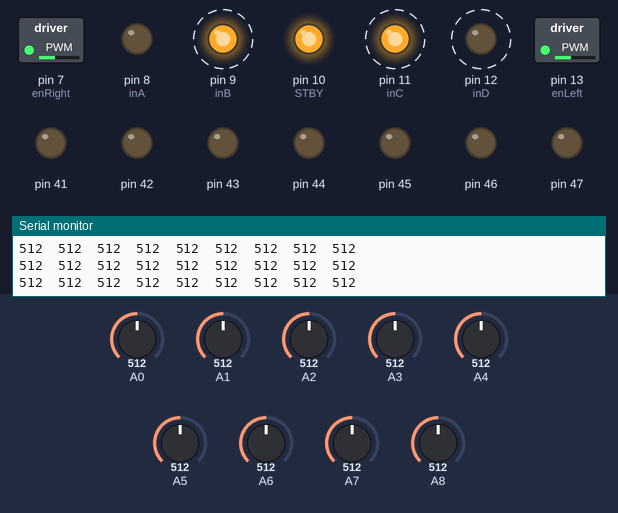
A sketch run on a simulated Arduino Mega 2560, built with avr-gcc and run on an emulated ATmega2560. Shown: switched loads named in the sketch (green lamp = pin HIGH), output pins drawn as LEDs (lit = HIGH), the last lines printed to the serial monitor. Dashed ring = blinking. The inputs (shaded band) are chosen by the test bench; at power-on: A0 = 512, A1 = 512, A4 = 512, A2 = 512, A3 = 512, A5 = 512, A6 = 512, A7 = 512, A8 = 512.

Above: at 0.84 s.
1.3 s: A0 set to 390
At 1.56 s:
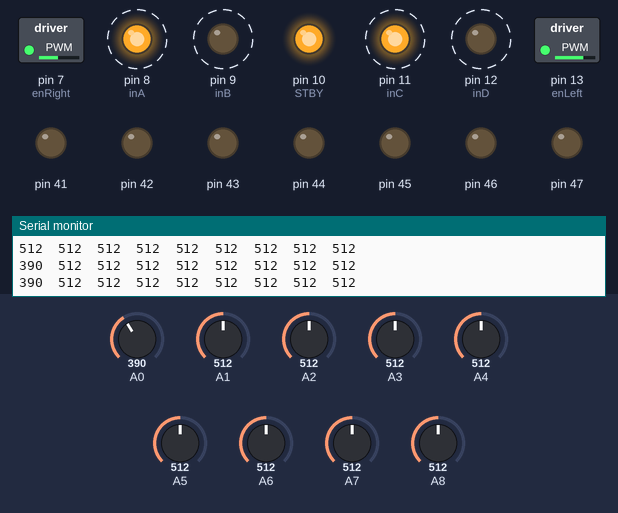
4.3 s: A1 set to 30
7.3 s: A4 set to 418
10.3 s: A4 set to 386
At 11.7 s:
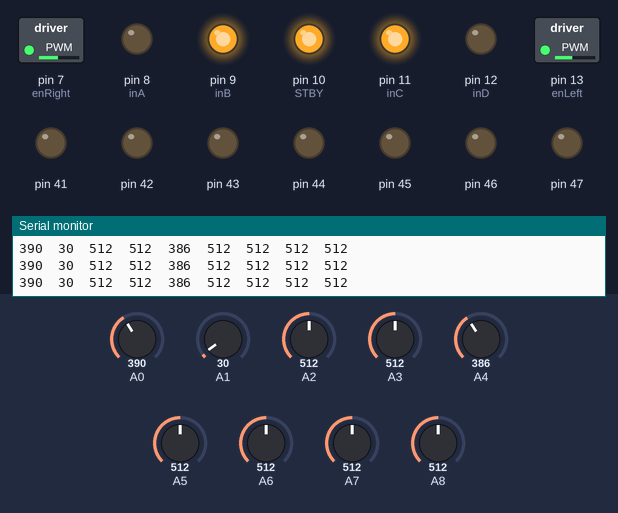
13.3 s: A4 set to 410
At 13.58 s:
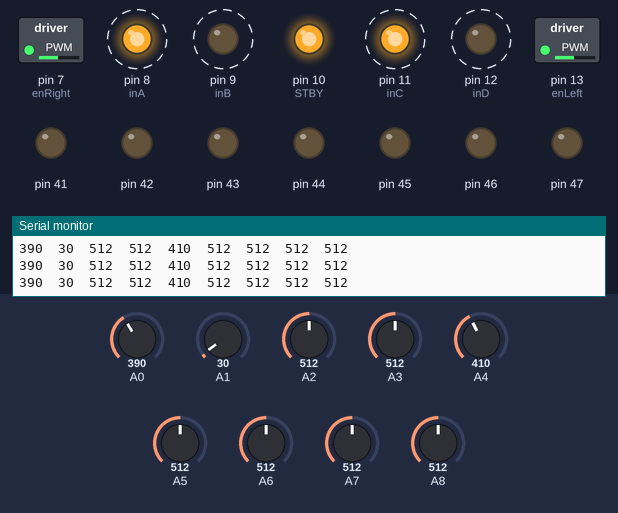
16.3 s: A2 set to 30
Timing chart, 0 to 20.3 s (numbered marks = the images above; inputs shaded):
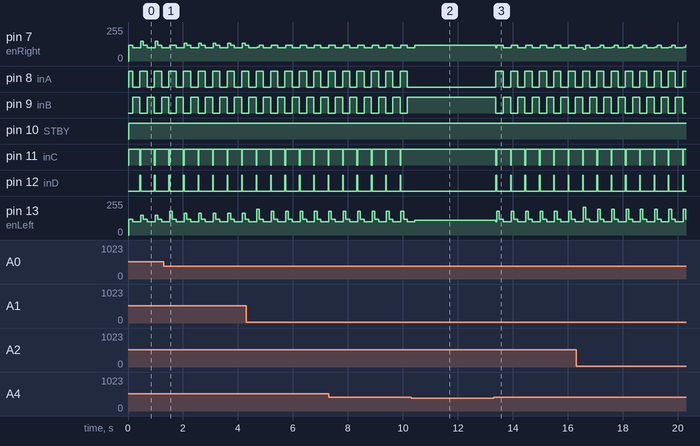

The sketch:

track_easy.ino
```cpp
#define DEBUG_SENSOR_A 1
#define DEBUG_SENSOR_D 0
#define DEBUG_SENSOR_POS 0
#define DEBUG_SENSOR 0
#define SONAR_PID 0
#define PID 0
#define led 0

#define kp .3
#define kd .3
#define MINUS 0
#define setpoint 400

#define BaseSpeed 150
#define MaxSpeed 220

#define TOTAL_NUM_SENSOR 9
#define NUM_PID_SENSOR 9

int a[TOTAL_NUM_SENSOR];
int pos__ = 0;


#define inC 11
#define inD 12
#define enLeft 13
#define STBY 10
#define enRight 7
#define inA 8
#define inB 9

void setup() {

  Serial.begin(9600);

  pinMode(enLeft, OUTPUT);
  pinMode(inA, OUTPUT);
  pinMode(inB, OUTPUT);
  pinMode(STBY, OUTPUT);
  pinMode(inC, OUTPUT);
  pinMode(inD, OUTPUT);
  pinMode(enRight, OUTPUT);

  pinMode(43, OUTPUT);
  pinMode(44, OUTPUT);
  pinMode(45, OUTPUT);
  pinMode(46, OUTPUT);
  pinMode(47, OUTPUT);
  pinMode(48, OUTPUT);
  pinMode(49, OUTPUT);
  pinMode(50, OUTPUT);
  pinMode(51, OUTPUT);
  pinMode(52, OUTPUT);
  pinMode(41, OUTPUT);
  pinMode(42, OUTPUT);


}

void loop() {
 // junction();
pid();
 // Serial.println(millis());

}
```

motor.ino
```cpp
void motor(int LS, int RS)
{
  digitalWrite(STBY,HIGH);
  if (LS > 0)motorL( 1, 0, LS);
  else if (LS == 0)motorL( 0, 0, 0);
  else motorL( 0, 1, (-1)*LS);

  if (RS > 0 )motorR( 1, 0, RS);
  else if (RS == 0)motorR( 0, 0, 0);
  else motorR( 0, 1, (-1)*RS);


}

void motorL(int ina, int inb, int mspeed)
{
  digitalWrite(inC, ina);
  digitalWrite(inD, inb);
  analogWrite(enLeft, mspeed);
}

void motorR(int ina, int inb, int mspeed)
{
  digitalWrite(inA, ina);
  digitalWrite(inB, inb);
  analogWrite(enRight, mspeed);
}
```

pid.ino
```cpp
int error, e, lastError = 0, LS, RS, pos;
void pid()
{
   pos = sensor();
if((a[0]+a[1]+a[2]+a[3]+a[4]+a[5]+a[6]+a[7]+a[8])>= 3)
 {
   pos__ = pos;
   pattern();
   pos = sensor();
 }
  error = (setpoint - pos);
  e = kp * error + kd * (error - lastError);
  lastError = error;

  LS = BaseSpeed - e;
  RS = BaseSpeed + e;

  if (LS > MaxSpeed) LS = MaxSpeed;
  if (RS > MaxSpeed) RS = MaxSpeed;
  if (LS < MINUS) LS = MINUS;
  if (RS < MINUS) RS = MINUS;
/*#if PID
  Serial.print("error= ");
  Serial.print(error);
  Serial.print('\t');
  Serial.print("LS= ");
  Serial.print(LS);
  Serial.print('\t');
  Serial.print("   RS= ");
  Serial.print(RS);
#endif*/
  motor(LS , RS);

}
```

sensor.ino
```cpp
int sensor()
{
  int pos_, numerator = 0, denominator = 0, FO;

  for (int i = 0; i < TOTAL_NUM_SENSOR; i++)
  {
    a[i] = analogRead(i);

#if DEBUG_SENSOR_A
    Serial.print(a[i]);
    Serial.print(" ");
    Serial.print(" ");
#endif

    int W[9]= {500,400,400,400,400,400,400,400,450};
    if ( a[i] > W[i] )
    {
      a[i] = 1;
      if( i< NUM_PID_SENSOR)
      {
        numerator = numerator + i;
        denominator++;
      }
    }
    else
    {
      a[i] = 0;
    }

#if DEBUG_SENSOR_D
    Serial.print(a[i]);
    Serial.print(' ');
    Serial.print(' ');
#endif

  }

  if (denominator  == 0)pos_ =  setpoint - lastError;
  else pos_ = (100 * numerator) / denominator;

#if DEBUG_SENSOR_POS
  Serial.print("   pos= ");
  Serial.print(pos_);
  Serial.print("  ");
#endif
#if led
for(int ana=0;ana<9;ana++)
{
  if(a[ana]==1)
  digitalWrite(ana+44 ,HIGH);
  else
  digitalWrite(ana+44,LOW);
}
#endif
Serial.println();

  return pos_;
}
```

z_pattern.ino
```cpp
void pattern()
{
  sensor();
  motor(80,85);
  if((a[0]||a[1])&&a[4]&&!(a[8]))
  {

    long runningtime=millis();
    while(1)
    {
      if((millis()-runningtime)<350)
      {
        sensor();
        if(a[6]||a[7]||a[8])
        {
          right_turnT();
          return;
        }
      }
      else
      {
        left_turnT();
        return;
      }
    }
  }
  else if(a[4]&&(a[7]||a[8])){
    right_turnT();
  }
  /*
  if((a[7]||a[8])&&a[4])
  {
    int runningtime=millis();
    while(1)
    {
      if((millis()-runningtime)<400)
      {
        sensor();
        if(a[3]&&(a[0]||a[1]))
        {
          left_turnT();
          return;
        }
      }
      else
      {
        right_turnT();
        return;
      }
    }
  }*/
}


void right_turnT()
{
  motor(120,120);
  delay(140);
  motor(100,-100);
  delay(260);
  while(true)
  {
   sensor();
    if(a[4]) break;
    motor(110,-120);
  }
  motor(-100,100);
  delay(20);
 //motor(0,0);
  //delay(2000);
}
void left_turnT()
{
 // motor(120,120);
  //delay(50);
  motor(-100,100);
  delay(240);
  while(true)
  {
   sensor();
    if(a[5] || a[4] || a[6] || a[7]||a[3]||a[2]) break;
    motor(-120,110);
  }
  motor(100,-100);
  delay(20);
}
void left_turn()
{
  motor(100,100);
  delay(20);

 //motor(0,0);
 //delay(2000);
  motor(-100,100);
  delay(150);
  //motor(0,0);
  //delay(2000);
  while(true)
  {
   sensor();
    if(a[5]) break;
    motor(-120,110);
  }
  motor(100,-100);
  delay(10);
  //motor(0,0);
  //delay(2000);
}

void right_turn()
{
  motor(100,-100);
  delay(150);
  motor(0,0);
  delay(3000);
  while(true)
  {
    sensor();
    if(a[3]) break;
    motor(110,-120);
  }
  motor(-100,100);
  delay(10);

}
```

Measured:
- the behaviour switches between 401 and 400 on A4 (found by bisection; images 1 and 2)
- after the input at 10.3 s, pin 7 (enRight): goes on until 10.4 s, then stays 120/255; pin 8 (inA), pin 12 (inD): stops changing and stays LOW; pin 9 (inB), pin 11 (inC): stops changing and stays HIGH
- after the input at 13.3 s, pin 7 (enRight): 120/255 → 100/255 after 0.07 s, then repeats every 0.52 s: 120/255 0.24 s, 100/255 0.29 s; pin 8 (inA): alternates HIGH for 0.26 s and LOW for 0.26 s, starting after 0.07 s
- by itself, pin 7 (enRight): alternates 120/255 for 0.24 s and 100/255 for 0.29 s
- by itself, pin 8 (inA), pin 9 (inB): alternates HIGH for 0.26 s and LOW for 0.26 s
- by itself, pin 11 (inC): alternates HIGH for 0.50 s and LOW for 0.03 s
- by itself, pin 12 (inD): alternates HIGH for 0.03 s and LOW for 0.50 s
